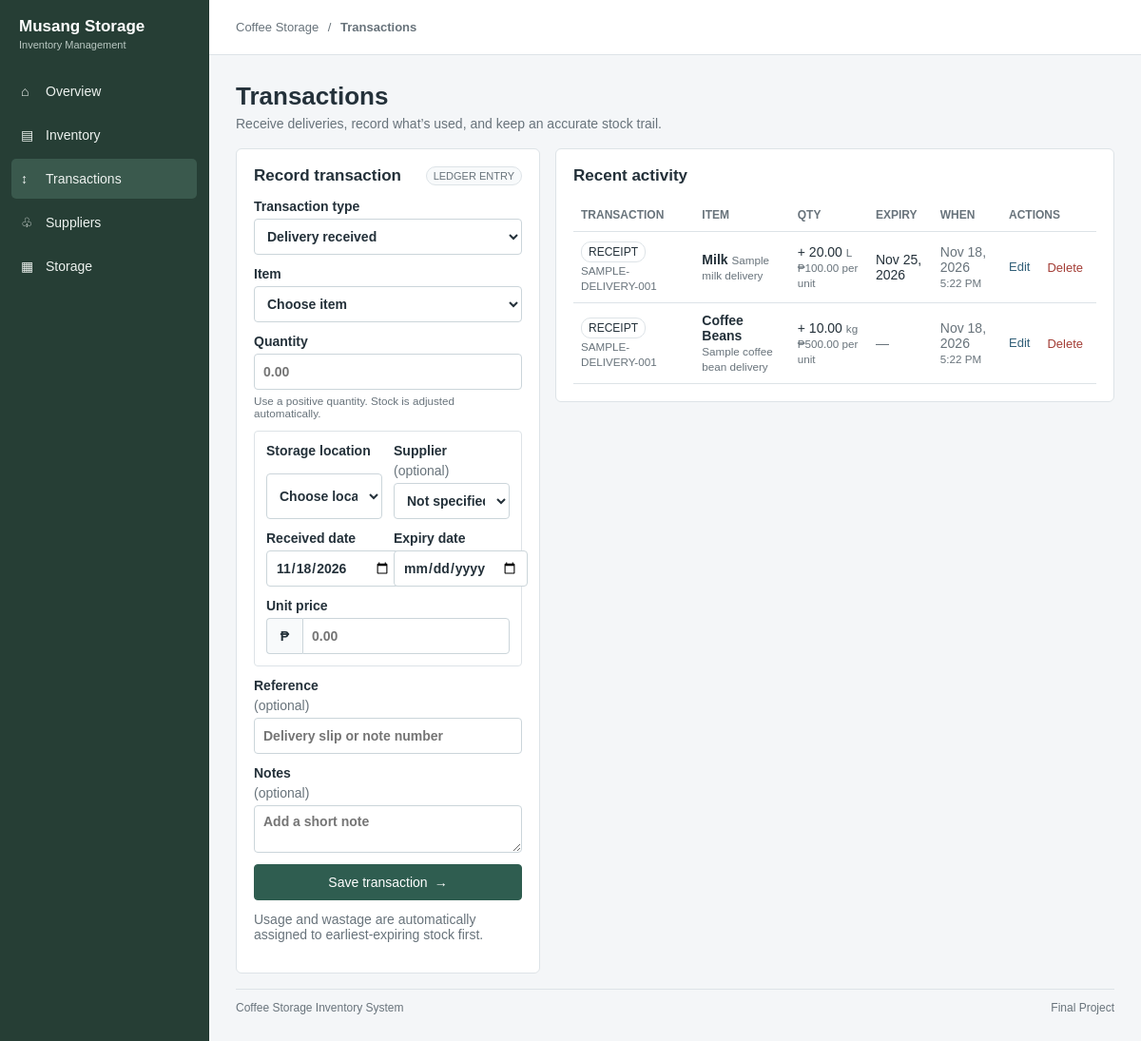
The app's page /?page=transactions with its own data.
### tables this page shows
CREATE TABLE inventory_transactions (
    transaction_id BIGINT UNSIGNED AUTO_INCREMENT PRIMARY KEY,
    batch_id INT UNSIGNED NOT NULL,
    transaction_type ENUM(
        'RECEIPT',
        'USAGE',
        'WASTAGE',
        'ADJUSTMENT_IN',
        'ADJUSTMENT_OUT'
    ) NOT NULL,
    quantity DECIMAL(10,2) NOT NULL,
    unit_cost DECIMAL(10,2),
    transaction_date DATETIME NOT NULL DEFAULT CURRENT_TIMESTAMP,
    reference_number VARCHAR(100),
    notes VARCHAR(255),
    INDEX idx_transactions_batch_date (batch_id, transaction_date),
    INDEX idx_transactions_type_date (transaction_type, transaction_date),
    CONSTRAINT fk_inventory_transactions_batch
        FOREIGN KEY (batch_id) REFERENCES stock_batches(batch_id)
);

CREATE TABLE items (
    item_id INT UNSIGNED AUTO_INCREMENT PRIMARY KEY,
    category_id INT UNSIGNED NOT NULL,
    item_name VARCHAR(150) NOT NULL UNIQUE,
    unit_of_measure VARCHAR(30) NOT NULL,
    reorder_level DECIMAL(10,2) NOT NULL DEFAULT 0.00,
    is_perishable TINYINT(1) NOT NULL DEFAULT 0,
    INDEX (category_id),
    CONSTRAINT fk_items_category
        FOREIGN KEY (category_id) REFERENCES categories(category_id)
);

CREATE TABLE stock_batches (
    batch_id INT UNSIGNED AUTO_INCREMENT PRIMARY KEY,
    item_id INT UNSIGNED NOT NULL,
    supplier_id INT UNSIGNED,
    location_id INT UNSIGNED NOT NULL,
    received_date DATE NOT NULL,
    expiry_date DATE,
    source_reference VARCHAR(100),
    INDEX (supplier_id),
    INDEX (location_id),
    INDEX idx_batches_item_expiry (item_id, expiry_date),
    CONSTRAINT fk_stock_batches_item
        FOREIGN KEY (item_id) REFERENCES items(item_id),
    CONSTRAINT fk_stock_batches_supplier
        FOREIGN KEY (supplier_id) REFERENCES suppliers(supplier_id),
    CONSTRAINT fk_stock_batches_location
        FOREIGN KEY (location_id) REFERENCES storage_locations(location_id)
);

### index.php (called while the page is built, shortened)
<?php
require __DIR__ . '/config/database.php';
require __DIR__ . '/includes/helpers.php';
$page = (string) ($_GET['page'] ?? 'dashboard');
require __DIR__ . '/includes/page_data.php';
require __DIR__ . '/includes/layout_header.php';
require __DIR__ . '/' . $page . '/index.php';
require __DIR__ . '/includes/layout_footer.php';

### includes/page_data.php (called while the page is built, shortened)
<?php
$itemsForSelect = $conn->query('SELECT item_id, item_name, unit_of_measure, is_perishable FROM items ORDER BY item_name')->fetch_all(MYSQLI_ASSOC);
$recentTransactions = $conn->query(
    'SELECT t.transaction_id, t.transaction_type, t.quantity, t.unit_cost, t.transaction_date,
            t.reference_number, t.notes, i.item_name, i.unit_of_measure, b.expiry_date
     FROM inventory_transactions t
     JOIN stock_batches b ON b.batch_id = t.batch_id
     JOIN items i ON i.item_id = b.item_id
     ORDER BY t.transaction_date DESC, t.transaction_id DESC
     LIMIT 12'
)->fetch_all(MYSQLI_ASSOC);
$editTransaction = null;

### includes/helpers.php (called while the page is built, shortened)
<?php
function e(mixed $value): string
{
    return htmlspecialchars((string) $value, ENT_QUOTES, 'UTF-8');
}

### transactions/index.php (the view, shortened to what this page needs)
<div class="page-heading">
    <h1>Transactions</h1>
    <p class="subheading">
        Receive deliveries, record what’s used, and keep an accurate stock trail.
    </p>
</div>
<div class="transaction-layout">
    <section class="panel transaction-form-panel">
        <div class="panel-heading">
            <div>
                <h2>Record transaction</h2>
            </div>
            <span class="form-badge">LEDGER ENTRY</span>
        </div>
        <?php if (!$itemsForSelect): ?>
            <div class="empty-state compact">
                <strong>Add an item first</strong>
                <p>Create an inventory item before recording stock.</p>
                <a class="text-link" href="?page=inventory">Go to inventory →</a>
            </div>
        <?php else: ?>
            <form method="post" class="stack-form" id="transaction-form">
                <label>
                    Transaction type
                    <?php if ($editTransaction): ?>
                        <input type="hidden" name="transaction_type" value="<?= e($editTransaction['transaction_type']) ?>">
                        <input value="<?= e(str_replace('_', ' ', $editTransaction['transaction_type'])) ?>" readonly>
                    <?php else: ?>
                        <select name="transaction_type" id="transaction-type" required>
                            <option value="RECEIPT">Delivery received</option>
                        </select>
                    <?php endif; ?>
                </label>
                <label>
                    Item
                    <?php if ($editTransaction): ?>
                        <?php
                        $editItemName = '';
                        foreach ($itemsForSelect as $item) {
                            if ((int) $item['item_id'] === (int) $editTransaction['item_id']) {
                                $editItemName = $item['item_name'] . ' (' . $item['unit_of_measure'] . ')';
                                break;
                            }
                        }
                        ?>
                        <input type="hidden" name="item_id" value="<?= e($editTransaction['item_id']) ?>">
                        <input value="<?= e($editItemName) ?>" readonly>
                    <?php else: ?>
                        <select name="item_id" required>
                            <option value="">Choose item</option>
                        </select>
                    <?php endif; ?>
                </label>
                <label>
                    Quantity
                    <input type="number" name="quantity" step="0.01" min="0.01" placeholder="0.00" required
                           value="<?= e($editTransaction['quantity'] ?? '') ?>">
                    <small>Use a positive quantity. Stock is adjusted automatically.</small>
                </label>
                <?php if (!$editTransaction || $editTransaction['transaction_type'] === 'RECEIPT'): ?>
                    <div class="receipt-fields">
                        <div class="form-two">
                            <label>
                                Storage location
                                <select name="location_id">
                                    <option value="">Choose location</option>
                                </select>
                            </label>
                            <label>
                                Supplier
                                <span class="optional">(optional)</span>
                                <select name="supplier_id">
                                    <option value="0">Not specified</option>
                                </select>
                            </label>
                        </div>
                        <div class="form-two">
                            <label>
                                Received date
                                <input type="date" name="received_date" value="<?= e(date('Y-m-d')) ?>">
                            </label>
                            <label>
                                Expiry date
                                <input type="date" name="expiry_date">
                            </label>
                        </div>
                        <?php if (!$editTransaction): ?>
                        <label>
                            Unit price
                            <span class="price-input">
                                <span aria-hidden="true">₱</span>
                                <input type="number" name="unit_cost" step="0.01" min="0" placeholder="0.00">
                            </span>
                        </label>
                        <?php endif; ?>
                    </div>
                <?php endif; ?>
                <label>
                    Reference
                    <span class="optional">(optional)</span>
                    <input name="reference_number" maxlength="100" placeholder="Delivery slip or note number"
                           value="<?= e($editTransaction['reference_number'] ?? '') ?>">
                </label>
                <label>
                    Notes
                    <span class="optional">(optional)</span>
                    <textarea name="notes" rows="2" maxlength="255"
                              placeholder="Add a short note"><?= e($editTransaction['notes'] ?? '') ?></textarea>
                </label>
                <button class="button button-dark button-wide" type="submit">
                    <?= $editTransaction ? 'Update transaction' : 'Save transaction' ?>
                    <span>→</span>
                </button>
                <p class="form-hint">
                    Usage and wastage are automatically assigned to earliest-expiring stock first.
                </p>
            </form>
        <?php endif; ?>
    </section>
    <section class="panel transaction-history">
        <div class="panel-heading">
            <div>
                <h2>Recent activity</h2>
            </div>
        </div>
        <?php if (!$recentTransactions): ?>
            <div class="empty-state">
                <strong>No transactions yet</strong>
                <p>Record a delivery to get started.</p>
            </div>
        <?php else: ?>
            <div class="table-wrap">
                <table>
                    <thead>
                        <tr>
                            <th>TRANSACTION</th>
                            <th>ITEM</th>
                            <th>QTY</th>
                            <th>EXPIRY</th>
                            <th>WHEN</th>
                            <th>ACTIONS</th>
                        </tr>
                    </thead>
                    <tbody>
                        <?php foreach ($recentTransactions as $row): ?>
                            <tr>
                                <td>
                                    <span class="type-mark type-<?= e(strtolower($row['transaction_type'])) ?>">
                                        <?= e(str_replace('_', ' ', $row['transaction_type'])) ?>
                                    </span>
                                    <?php if ($row['reference_number']): ?>
                                        <small class="table-sub"><?= e($row['reference_number']) ?></small>
                                    <?php endif; ?>
                                </td>
                                <td>
                                    <strong class="item-name"><?= e($row['item_name']) ?></strong>
                                    <?php if ($row['notes']): ?>
                                        <small class="table-sub"><?= e($row['notes']) ?></small>
                                    <?php endif; ?>
                                </td>
                                <td>
                                    <?= in_array($row['transaction_type'], ['USAGE', 'WASTAGE', 'ADJUSTMENT_OUT'], true) ? '−' : '+' ?>
                                    <?= e(number_format((float) $row['quantity'], 2)) ?>
                                    <small class="table-sub"><?= e($row['unit_of_measure']) ?></small>
                                    <?php if ($row['transaction_type'] === 'RECEIPT' && $row['unit_cost'] !== null): ?>
                                        <small class="table-sub">
                                            ₱<?= e(number_format((float) $row['unit_cost'], 2)) ?> per unit
                                        </small>
                                    <?php endif; ?>
                                </td>
                                <td>
                                    <?php if (!empty($row['expiry_date'])): ?>
                                        <?= e(date('M j, Y', strtotime($row['expiry_date']))) ?>
                                    <?php else: ?>
                                        <span class="muted">—</span>
                                    <?php endif; ?>
                                </td>
                                <td class="muted">
                                    <?= e(date('M j, Y', strtotime($row['transaction_date']))) ?>
                                    <small class="table-sub">
                                        <?= e(date('g:i A', strtotime($row['transaction_date']))) ?>
                                    </small>
                                </td>
                                <td>
                                    <div class="row-actions">
                                        <a class="action-link"
                                           href="?page=transactions&amp;edit_transaction=<?= e($row['transaction_id']) ?>">
                                            Edit
                                        </a>
                                        <form method="post"
                                              onsubmit="return confirm('Delete this transaction? Stock totals will be recalculated.');">
                                            <button class="action-link danger-link" type="submit">Delete</button>
                                        </form>
                                    </div>
                                </td>
                            </tr>
                        <?php endforeach; ?>
                    </tbody>
                </table>
            </div>
        <?php endif; ?>
    </section>
</div>

### records on screen
inventory_transactions: transaction_type "RECEIPT", reference_number "SAMPLE-DELIVERY-001", items.item_name "Milk", notes "Sample milk delivery", quantity "20.00", items.unit_of_measure "L", unit_cost "100.00", batch.expiry_date "Nov 25, 2026", transaction_date "Nov 18, 2026", transaction_date "5:22 PM"
inventory_transactions: transaction_type "RECEIPT", reference_number "SAMPLE-DELIVERY-001", items.item_name "Coffee Beans", notes "Sample coffee bean delivery", quantity "10.00", items.unit_of_measure "kg", unit_cost "500.00", transaction_date "Nov 18, 2026", transaction_date "5:22 PM"

### other values on screen
$icon "⌂"
$label "Overview"
$icon "▤"
$label "Inventory"
$icon "↕"
$label "Transactions"
$icon "♧"
$label "Suppliers"
$icon "▦"
$label "Storage"
$title "Transactions"
